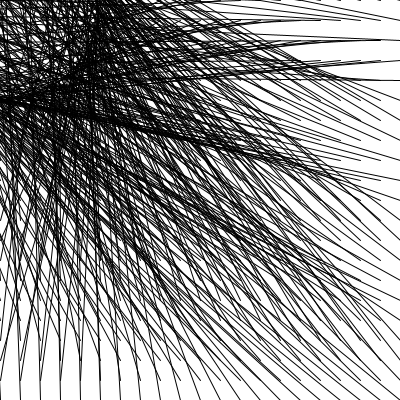
Frame 1 (no input)
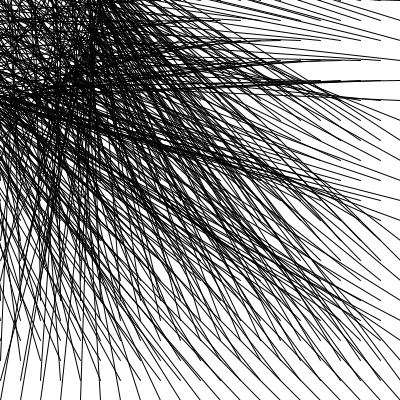
Frame 60 (the mouse pressed at the canvas centre just before this capture)
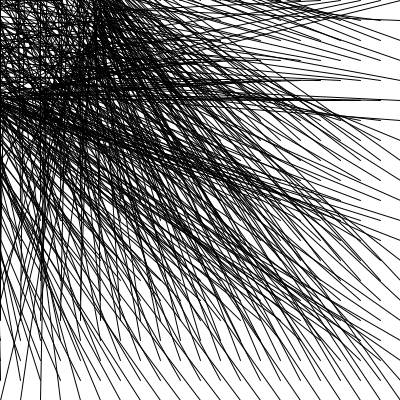
Frame 120 (the mouse held since frame 60 and released just before this capture)

The Processing sketch that drew these frames (run headless with seeded random() and noise(); from frame 60 on, the mouse is pressed at the canvas centre):

// Processing sketch: processing_21416
// ── processing_21416.pde

//based on code by Daniel Shiffman

float startTheta = 0;
float thetaVel = .25;
float amplitude = 100;
float startVal = 400;
float valVel = .25;

void setup() {
  size(400,400);
  smooth();
}

void draw() {
  background(255);

  startTheta += 0.02;
  float theta = startTheta;
  


for (int y2 = 0; y2<= height; y2+=20){
  
 for (int x2 = 0; x2 <= width; x2 +=20) {
   
   
    //float y = map(sin(theta),-1,1,0,height);
    //float x = map(cos(theta),-1,1,0,width);
    float x = amplitude * cos(theta);
    float y = amplitude * sin(theta);  
    stroke(0);
  
    line(x2,y2, x,y);
   
    theta += thetaVel;
  } 
  
  
  
}

/*
if (startVal>=5){
startVal-=valVel;

}

else 
  startVal=400;
*/
}
